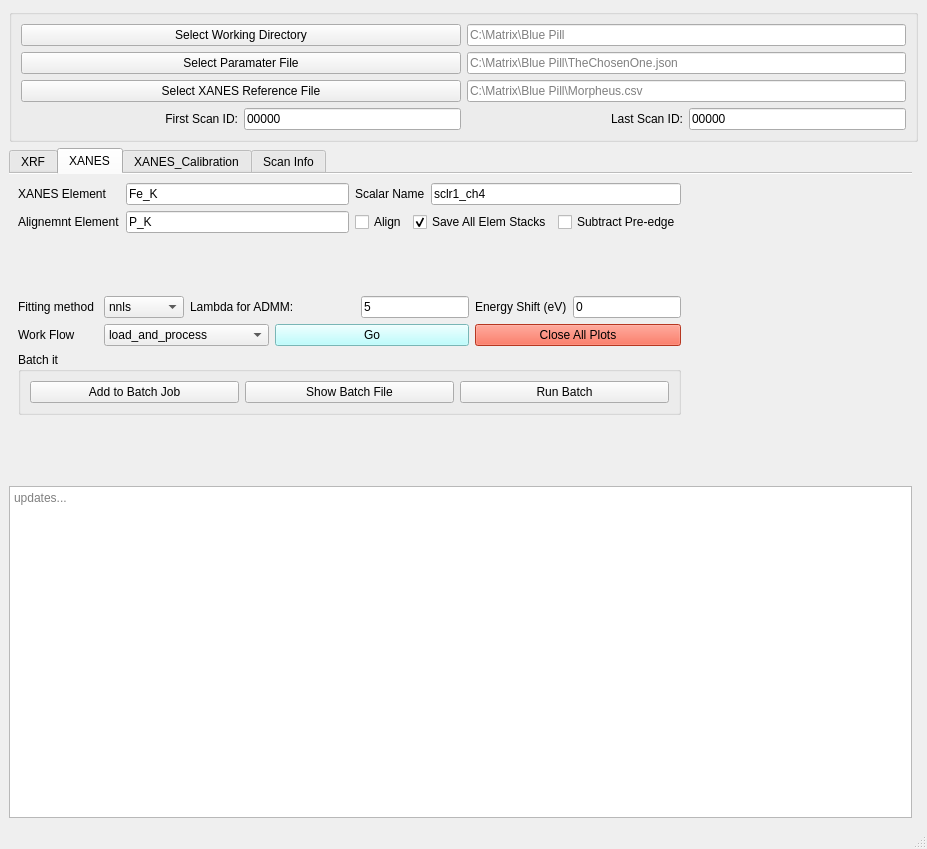
<?xml version="1.0" encoding="UTF-8"?>
<ui version="4.0">
 <author>Ajith</author>
 <class>MainWindow</class>
 <widget class="QMainWindow" name="MainWindow">
  <property name="geometry">
   <rect>
    <x>0</x>
    <y>0</y>
    <width>927</width>
    <height>849</height>
   </rect>
  </property>
  <property name="windowTitle">
   <string>MainWindow</string>
  </property>
  <widget class="QWidget" name="centralwidget">
   <property name="styleSheet">
    <string notr="true">font: 12pt &quot;Segoe UI&quot;;</string>
   </property>
   <layout class="QGridLayout" name="gridLayout_14">
    <item row="4" column="0">
     <widget class="QPlainTextEdit" name="pte_status">
      <property name="autoFillBackground">
       <bool>false</bool>
      </property>
      <property name="styleSheet">
       <string notr="true">font: 8pt &quot;Consolas&quot;;</string>
      </property>
      <property name="placeholderText">
       <string>updates...</string>
      </property>
     </widget>
    </item>
    <item row="0" column="0" colspan="2">
     <widget class="QGroupBox" name="groupBox">
      <property name="sizePolicy">
       <sizepolicy hsizetype="Preferred" vsizetype="Preferred">
        <horstretch>0</horstretch>
        <verstretch>0</verstretch>
       </sizepolicy>
      </property>
      <property name="styleSheet">
       <string notr="true"/>
      </property>
      <property name="title">
       <string/>
      </property>
      <layout class="QGridLayout" name="gridLayout_7">
       <item row="0" column="0">
        <layout class="QGridLayout" name="gridLayout_4">
         <item row="2" column="1">
          <widget class="QLineEdit" name="le_ref">
           <property name="sizePolicy">
            <sizepolicy hsizetype="Preferred" vsizetype="Fixed">
             <horstretch>0</horstretch>
             <verstretch>0</verstretch>
            </sizepolicy>
           </property>
           <property name="placeholderText">
            <string>C:\Matrix\Blue Pill\Morpheus.csv</string>
           </property>
          </widget>
         </item>
         <item row="0" column="1">
          <widget class="QLineEdit" name="le_wd">
           <property name="sizePolicy">
            <sizepolicy hsizetype="Preferred" vsizetype="Fixed">
             <horstretch>0</horstretch>
             <verstretch>0</verstretch>
            </sizepolicy>
           </property>
           <property name="placeholderText">
            <string>C:\Matrix\Blue Pill</string>
           </property>
          </widget>
         </item>
         <item row="0" column="0" rowspan="3">
          <layout class="QGridLayout" name="gridLayout_2">
           <item row="0" column="0">
            <widget class="QPushButton" name="pb_wd">
             <property name="sizePolicy">
              <sizepolicy hsizetype="Preferred" vsizetype="Minimum">
               <horstretch>0</horstretch>
               <verstretch>0</verstretch>
              </sizepolicy>
             </property>
             <property name="text">
              <string>Select Working Directory</string>
             </property>
            </widget>
           </item>
           <item row="1" column="0">
            <widget class="QPushButton" name="pb_param">
             <property name="sizePolicy">
              <sizepolicy hsizetype="Preferred" vsizetype="Minimum">
               <horstretch>0</horstretch>
               <verstretch>0</verstretch>
              </sizepolicy>
             </property>
             <property name="text">
              <string>Select Paramater File</string>
             </property>
            </widget>
           </item>
           <item row="2" column="0">
            <widget class="QPushButton" name="pb_ref">
             <property name="sizePolicy">
              <sizepolicy hsizetype="Preferred" vsizetype="Minimum">
               <horstretch>0</horstretch>
               <verstretch>0</verstretch>
              </sizepolicy>
             </property>
             <property name="text">
              <string>Select XANES Reference File</string>
             </property>
            </widget>
           </item>
          </layout>
         </item>
         <item row="1" column="1">
          <widget class="QLineEdit" name="le_param">
           <property name="sizePolicy">
            <sizepolicy hsizetype="Preferred" vsizetype="Fixed">
             <horstretch>0</horstretch>
             <verstretch>0</verstretch>
            </sizepolicy>
           </property>
           <property name="placeholderText">
            <string>C:\Matrix\Blue Pill\TheChosenOne.json</string>
           </property>
          </widget>
         </item>
        </layout>
       </item>
       <item row="1" column="0">
        <layout class="QHBoxLayout" name="horizontalLayout">
         <item>
          <widget class="QLabel" name="label">
           <property name="text">
            <string>First Scan ID:</string>
           </property>
           <property name="alignment">
            <set>Qt::AlignRight|Qt::AlignTrailing|Qt::AlignVCenter</set>
           </property>
          </widget>
         </item>
         <item>
          <widget class="QLineEdit" name="le_startid">
           <property name="sizePolicy">
            <sizepolicy hsizetype="Preferred" vsizetype="Fixed">
             <horstretch>0</horstretch>
             <verstretch>0</verstretch>
            </sizepolicy>
           </property>
           <property name="text">
            <string>00000</string>
           </property>
           <property name="placeholderText">
            <string>00000</string>
           </property>
          </widget>
         </item>
         <item>
          <widget class="QLabel" name="label_2">
           <property name="text">
            <string>Last Scan ID:</string>
           </property>
           <property name="alignment">
            <set>Qt::AlignRight|Qt::AlignTrailing|Qt::AlignVCenter</set>
           </property>
          </widget>
         </item>
         <item>
          <widget class="QLineEdit" name="le_lastid">
           <property name="sizePolicy">
            <sizepolicy hsizetype="Preferred" vsizetype="Fixed">
             <horstretch>0</horstretch>
             <verstretch>0</verstretch>
            </sizepolicy>
           </property>
           <property name="text">
            <string>00000</string>
           </property>
           <property name="placeholderText">
            <string>00000</string>
           </property>
          </widget>
         </item>
        </layout>
       </item>
      </layout>
     </widget>
    </item>
    <item row="3" column="0">
     <widget class="QTabWidget" name="tabWidget">
      <property name="autoFillBackground">
       <bool>false</bool>
      </property>
      <property name="styleSheet">
       <string notr="true">font: 11pt &quot;MS Shell Dlg 2&quot;;</string>
      </property>
      <property name="currentIndex">
       <number>1</number>
      </property>
      <property name="documentMode">
       <bool>true</bool>
      </property>
      <widget class="QWidget" name="tab_2">
       <attribute name="title">
        <string>XRF</string>
       </attribute>
       <layout class="QGridLayout" name="gridLayout_13">
        <item row="3" column="0">
         <widget class="QGroupBox" name="groupBox_2">
          <property name="title">
           <string>Live XRF Processing</string>
          </property>
          <layout class="QGridLayout" name="gridLayout_10">
           <item row="0" column="3">
            <widget class="QSpinBox" name="sb_buffer_time">
             <property name="suffix">
              <string> seconds</string>
             </property>
             <property name="minimum">
              <number>1</number>
             </property>
             <property name="maximum">
              <number>100000</number>
             </property>
             <property name="singleStep">
              <number>10</number>
             </property>
             <property name="value">
              <number>200</number>
             </property>
            </widget>
           </item>
           <item row="0" column="6">
            <spacer name="horizontalSpacer_6">
             <property name="orientation">
              <enum>Qt::Horizontal</enum>
             </property>
             <property name="sizeHint" stdset="0">
              <size>
               <width>40</width>
               <height>20</height>
              </size>
             </property>
            </spacer>
           </item>
           <item row="0" column="2">
            <widget class="QLabel" name="label_13">
             <property name="text">
              <string>Buffer time</string>
             </property>
            </widget>
           </item>
           <item row="0" column="1">
            <layout class="QGridLayout" name="gridLayout_9">
             <item row="0" column="0">
              <widget class="QPushButton" name="pb_live">
               <property name="styleSheet">
                <string notr="true">background-color: rgb(255, 93, 29);
font: 75 12pt &quot;MS Shell Dlg 2&quot;;
</string>
               </property>
               <property name="text">
                <string>Start Live</string>
               </property>
              </widget>
             </item>
            </layout>
           </item>
           <item row="0" column="0">
            <spacer name="horizontalSpacer_4">
             <property name="orientation">
              <enum>Qt::Horizontal</enum>
             </property>
             <property name="sizeHint" stdset="0">
              <size>
               <width>40</width>
               <height>20</height>
              </size>
             </property>
            </spacer>
           </item>
          </layout>
         </widget>
        </item>
        <item row="1" column="0">
         <layout class="QGridLayout" name="gridLayout_12">
          <item row="0" column="0">
           <layout class="QGridLayout" name="gridLayout_8">
            <item row="0" column="0">
             <widget class="QRadioButton" name="rb_make_hdf">
              <property name="text">
               <string>Make HDF</string>
              </property>
              <property name="checked">
               <bool>true</bool>
              </property>
              <property name="autoExclusive">
               <bool>false</bool>
              </property>
             </widget>
            </item>
           </layout>
          </item>
          <item row="0" column="3">
           <widget class="QPushButton" name="pb_open_pyxrf">
            <property name="sizePolicy">
             <sizepolicy hsizetype="Maximum" vsizetype="Maximum">
              <horstretch>0</horstretch>
              <verstretch>0</verstretch>
             </sizepolicy>
            </property>
            <property name="styleSheet">
             <string notr="true">background-color: rgb(255, 221, 98);</string>
            </property>
            <property name="text">
             <string>Open PyXRF GUI</string>
            </property>
           </widget>
          </item>
          <item row="0" column="2">
           <spacer name="horizontalSpacer_3">
            <property name="orientation">
             <enum>Qt::Horizontal</enum>
            </property>
            <property name="sizeHint" stdset="0">
             <size>
              <width>40</width>
              <height>20</height>
             </size>
            </property>
           </spacer>
          </item>
          <item row="0" column="1">
           <widget class="QRadioButton" name="rb_xrf_fit">
            <property name="text">
             <string>XRF Fitting</string>
            </property>
            <property name="checked">
             <bool>true</bool>
            </property>
            <property name="autoExclusive">
             <bool>false</bool>
            </property>
           </widget>
          </item>
         </layout>
        </item>
        <item row="0" column="0">
         <widget class="QGroupBox" name="groupBox_3">
          <property name="title">
           <string>XRF Batch Processing</string>
          </property>
          <layout class="QGridLayout" name="gridLayout_11">
           <item row="0" column="0">
            <layout class="QGridLayout" name="gridLayout_6">
             <item row="0" column="0">
              <widget class="QLabel" name="label_10">
               <property name="text">
                <string>Scalar Name:</string>
               </property>
              </widget>
             </item>
             <item row="0" column="2" colspan="2">
              <widget class="QPushButton" name="pb_xrf_start">
               <property name="styleSheet">
                <string notr="true">background-color: rgb(85, 255, 127);</string>
               </property>
               <property name="text">
                <string>Start Batch Processing</string>
               </property>
              </widget>
             </item>
             <item row="0" column="1">
              <widget class="QLineEdit" name="le_sclr_2">
               <property name="text">
                <string>sclr1_ch4</string>
               </property>
               <property name="placeholderText">
                <string>Fe_K</string>
               </property>
              </widget>
             </item>
            </layout>
           </item>
          </layout>
         </widget>
        </item>
        <item row="2" column="0">
         <spacer name="verticalSpacer_2">
          <property name="orientation">
           <enum>Qt::Vertical</enum>
          </property>
          <property name="sizeHint" stdset="0">
           <size>
            <width>20</width>
            <height>40</height>
           </size>
          </property>
         </spacer>
        </item>
       </layout>
      </widget>
      <widget class="QWidget" name="tab">
       <attribute name="title">
        <string>XANES</string>
       </attribute>
       <layout class="QGridLayout" name="gridLayout_23">
        <item row="0" column="0">
         <widget class="QLabel" name="label_3">
          <property name="text">
           <string>XANES Element </string>
          </property>
         </widget>
        </item>
        <item row="0" column="1">
         <widget class="QLineEdit" name="xanes_elem">
          <property name="text">
           <string>Fe_K</string>
          </property>
          <property name="placeholderText">
           <string>Fe_K</string>
          </property>
         </widget>
        </item>
        <item row="1" column="0">
         <widget class="QLabel" name="label_4">
          <property name="text">
           <string>Alignemnt Element</string>
          </property>
         </widget>
        </item>
        <item row="1" column="1">
         <widget class="QLineEdit" name="alignment_elem">
          <property name="text">
           <string>P_K</string>
          </property>
          <property name="placeholderText">
           <string>Pt_L</string>
          </property>
         </widget>
        </item>
        <item row="1" column="2" colspan="2">
         <layout class="QGridLayout" name="gridLayout_3">
          <item row="0" column="0">
           <widget class="QCheckBox" name="cb_align">
            <property name="text">
             <string>Align</string>
            </property>
           </widget>
          </item>
          <item row="0" column="2">
           <widget class="QCheckBox" name="ch_b_baseline">
            <property name="sizePolicy">
             <sizepolicy hsizetype="Fixed" vsizetype="Fixed">
              <horstretch>0</horstretch>
              <verstretch>0</verstretch>
             </sizepolicy>
            </property>
            <property name="text">
             <string>Subtract Pre-edge</string>
            </property>
           </widget>
          </item>
          <item row="0" column="1">
           <widget class="QCheckBox" name="ch_b_save_all_tiffs">
            <property name="text">
             <string>Save All Elem Stacks</string>
            </property>
            <property name="checked">
             <bool>true</bool>
            </property>
           </widget>
          </item>
         </layout>
        </item>
        <item row="0" column="3">
         <widget class="QLineEdit" name="le_sclr">
          <property name="text">
           <string>sclr1_ch4</string>
          </property>
          <property name="placeholderText">
           <string>Fe_K</string>
          </property>
         </widget>
        </item>
        <item row="0" column="2">
         <widget class="QLabel" name="label_8">
          <property name="text">
           <string>Scalar Name</string>
          </property>
         </widget>
        </item>
        <item row="3" column="0" colspan="4">
         <layout class="QGridLayout" name="gridLayout">
          <item row="0" column="0">
           <widget class="QLabel" name="label_5">
            <property name="sizePolicy">
             <sizepolicy hsizetype="Preferred" vsizetype="Preferred">
              <horstretch>0</horstretch>
              <verstretch>0</verstretch>
             </sizepolicy>
            </property>
            <property name="text">
             <string>Fitting method</string>
            </property>
           </widget>
          </item>
          <item row="0" column="2" colspan="2">
           <widget class="QLabel" name="label_7">
            <property name="sizePolicy">
             <sizepolicy hsizetype="Preferred" vsizetype="Preferred">
              <horstretch>0</horstretch>
              <verstretch>0</verstretch>
             </sizepolicy>
            </property>
            <property name="text">
             <string>Lambda for ADMM:</string>
            </property>
           </widget>
          </item>
          <item row="0" column="4">
           <widget class="QLineEdit" name="nnls_lamda">
            <property name="sizePolicy">
             <sizepolicy hsizetype="Preferred" vsizetype="Preferred">
              <horstretch>0</horstretch>
              <verstretch>0</verstretch>
             </sizepolicy>
            </property>
            <property name="focusPolicy">
             <enum>Qt::StrongFocus</enum>
            </property>
            <property name="text">
             <string>5</string>
            </property>
            <property name="placeholderText">
             <string>Lambda for ADMM</string>
            </property>
           </widget>
          </item>
          <item row="0" column="1">
           <widget class="QComboBox" name="cb_fittin_method">
            <property name="sizePolicy">
             <sizepolicy hsizetype="Preferred" vsizetype="Preferred">
              <horstretch>0</horstretch>
              <verstretch>0</verstretch>
             </sizepolicy>
            </property>
            <item>
             <property name="text">
              <string>nnls</string>
             </property>
            </item>
            <item>
             <property name="text">
              <string>admm</string>
             </property>
            </item>
           </widget>
          </item>
          <item row="1" column="0">
           <widget class="QLabel" name="label_6">
            <property name="text">
             <string>Work Flow</string>
            </property>
           </widget>
          </item>
          <item row="0" column="6">
           <widget class="QLineEdit" name="energy_shift">
            <property name="sizePolicy">
             <sizepolicy hsizetype="Preferred" vsizetype="Preferred">
              <horstretch>0</horstretch>
              <verstretch>0</verstretch>
             </sizepolicy>
            </property>
            <property name="focusPolicy">
             <enum>Qt::StrongFocus</enum>
            </property>
            <property name="text">
             <string>0</string>
            </property>
            <property name="placeholderText">
             <string>Lambda for ADMM</string>
            </property>
           </widget>
          </item>
          <item row="0" column="5">
           <widget class="QLabel" name="label_9">
            <property name="sizePolicy">
             <sizepolicy hsizetype="Preferred" vsizetype="Preferred">
              <horstretch>0</horstretch>
              <verstretch>0</verstretch>
             </sizepolicy>
            </property>
            <property name="text">
             <string>Energy Shift (eV)</string>
            </property>
           </widget>
          </item>
          <item row="1" column="3" colspan="2">
           <widget class="QPushButton" name="pb_start">
            <property name="styleSheet">
             <string notr="true">font: 12pt &quot;MS Shell Dlg 2&quot;;
background-color: rgb(170, 255, 255);</string>
            </property>
            <property name="text">
             <string>Go</string>
            </property>
           </widget>
          </item>
          <item row="1" column="5" colspan="2">
           <widget class="QPushButton" name="pb_close_plots">
            <property name="styleSheet">
             <string notr="true">background-color: rgb(255, 77, 46);
color: rgb(0, 0, 0);
font: 75 10pt &quot;MS Shell Dlg 2&quot;;</string>
            </property>
            <property name="text">
             <string>Close All Plots</string>
            </property>
           </widget>
          </item>
          <item row="1" column="1" colspan="2">
           <widget class="QComboBox" name="cb_process">
            <property name="sizePolicy">
             <sizepolicy hsizetype="Expanding" vsizetype="Fixed">
              <horstretch>0</horstretch>
              <verstretch>0</verstretch>
             </sizepolicy>
            </property>
            <item>
             <property name="text">
              <string>load_and_process</string>
             </property>
            </item>
            <item>
             <property name="text">
              <string>process</string>
             </property>
            </item>
            <item>
             <property name="text">
              <string>build_xanes_map</string>
             </property>
            </item>
           </widget>
          </item>
         </layout>
        </item>
        <item row="3" column="4">
         <spacer name="horizontalSpacer_2">
          <property name="orientation">
           <enum>Qt::Horizontal</enum>
          </property>
          <property name="sizeHint" stdset="0">
           <size>
            <width>49</width>
            <height>20</height>
           </size>
          </property>
         </spacer>
        </item>
        <item row="4" column="0" colspan="4">
         <widget class="QGroupBox" name="groupBox_5">
          <property name="title">
           <string>Batch it</string>
          </property>
          <layout class="QGridLayout" name="gridLayout_5">
           <item row="0" column="0">
            <widget class="QPushButton" name="pb_addTobBatch">
             <property name="text">
              <string>Add to Batch Job</string>
             </property>
            </widget>
           </item>
           <item row="0" column="1">
            <widget class="QPushButton" name="pb_showBatch">
             <property name="text">
              <string>Show Batch File</string>
             </property>
            </widget>
           </item>
           <item row="0" column="2">
            <widget class="QPushButton" name="pb_runBatch">
             <property name="text">
              <string>Run Batch</string>
             </property>
            </widget>
           </item>
          </layout>
         </widget>
        </item>
        <item row="2" column="1">
         <spacer name="verticalSpacer">
          <property name="orientation">
           <enum>Qt::Vertical</enum>
          </property>
          <property name="sizeHint" stdset="0">
           <size>
            <width>20</width>
            <height>40</height>
           </size>
          </property>
         </spacer>
        </item>
        <item row="5" column="0">
         <spacer name="verticalSpacer_5">
          <property name="orientation">
           <enum>Qt::Vertical</enum>
          </property>
          <property name="sizeHint" stdset="0">
           <size>
            <width>20</width>
            <height>40</height>
           </size>
          </property>
         </spacer>
        </item>
       </layout>
      </widget>
      <widget class="QWidget" name="tab_4">
       <attribute name="title">
        <string>XANES_Calibration</string>
       </attribute>
       <layout class="QGridLayout" name="gridLayout_22">
        <item row="0" column="1">
         <layout class="QGridLayout" name="gridLayout_19">
          <item row="0" column="0">
           <widget class="QLabel" name="label_12">
            <property name="text">
             <string>IC3</string>
            </property>
           </widget>
          </item>
          <item row="0" column="1">
           <widget class="QLineEdit" name="le_sclr4_calib">
            <property name="text">
             <string>sclr1_ch4</string>
            </property>
            <property name="placeholderText">
             <string>Fe_K</string>
            </property>
           </widget>
          </item>
         </layout>
        </item>
        <item row="0" column="0">
         <layout class="QGridLayout" name="gridLayout_18">
          <item row="0" column="0">
           <widget class="QLabel" name="label_11">
            <property name="text">
             <string>IC1</string>
            </property>
           </widget>
          </item>
          <item row="0" column="1">
           <widget class="QLineEdit" name="le_sclr2_calib">
            <property name="text">
             <string>sclr1_ch2</string>
            </property>
            <property name="placeholderText">
             <string>Fe_K</string>
            </property>
           </widget>
          </item>
         </layout>
        </item>
        <item row="0" column="3">
         <widget class="QPushButton" name="pb_xanes_calib">
          <property name="sizePolicy">
           <sizepolicy hsizetype="Preferred" vsizetype="Fixed">
            <horstretch>0</horstretch>
            <verstretch>0</verstretch>
           </sizepolicy>
          </property>
          <property name="styleSheet">
           <string notr="true">background-color: rgb(189, 255, 222);</string>
          </property>
          <property name="text">
           <string>Start Process</string>
          </property>
         </widget>
        </item>
        <item row="2" column="0">
         <spacer name="verticalSpacer_4">
          <property name="orientation">
           <enum>Qt::Vertical</enum>
          </property>
          <property name="sizeHint" stdset="0">
           <size>
            <width>20</width>
            <height>190</height>
           </size>
          </property>
         </spacer>
        </item>
        <item row="0" column="2">
         <spacer name="horizontalSpacer_7">
          <property name="orientation">
           <enum>Qt::Horizontal</enum>
          </property>
          <property name="sizeHint" stdset="0">
           <size>
            <width>40</width>
            <height>20</height>
           </size>
          </property>
         </spacer>
        </item>
        <item row="1" column="0" colspan="4">
         <layout class="QGridLayout" name="gridLayout_21">
          <item row="0" column="0">
           <layout class="QGridLayout" name="gridLayout_20">
            <item row="0" column="0">
             <widget class="QPushButton" name="pb_plot_calib">
              <property name="text">
               <string>Plot</string>
              </property>
             </widget>
            </item>
            <item row="0" column="1">
             <widget class="QRadioButton" name="rb_calib_derivative">
              <property name="text">
               <string>Derivative</string>
              </property>
             </widget>
            </item>
            <item row="0" column="2">
             <spacer name="horizontalSpacer">
              <property name="orientation">
               <enum>Qt::Horizontal</enum>
              </property>
              <property name="sizeHint" stdset="0">
               <size>
                <width>40</width>
                <height>20</height>
               </size>
              </property>
             </spacer>
            </item>
           </layout>
          </item>
          <item row="0" column="1">
           <widget class="QPushButton" name="pb_save_calib">
            <property name="sizePolicy">
             <sizepolicy hsizetype="Preferred" vsizetype="Fixed">
              <horstretch>0</horstretch>
              <verstretch>0</verstretch>
             </sizepolicy>
            </property>
            <property name="text">
             <string>Save  as txt</string>
            </property>
           </widget>
          </item>
         </layout>
        </item>
       </layout>
      </widget>
      <widget class="QWidget" name="tab_3">
       <attribute name="title">
        <string>Scan Info</string>
       </attribute>
       <layout class="QGridLayout" name="gridLayout_17">
        <item row="0" column="0">
         <widget class="QGroupBox" name="groupBox_4">
          <property name="title">
           <string/>
          </property>
          <layout class="QGridLayout" name="gridLayout_16">
           <item row="0" column="0">
            <layout class="QGridLayout" name="gridLayout_15">
             <item row="0" column="0">
              <widget class="QLabel" name="label_14">
               <property name="text">
                <string>Scan ID:</string>
               </property>
              </widget>
             </item>
             <item row="0" column="1">
              <widget class="QLineEdit" name="le_sid_meta">
               <property name="text">
                <string>00000</string>
               </property>
               <property name="placeholderText">
                <string>00000</string>
               </property>
              </widget>
             </item>
            </layout>
           </item>
           <item row="1" column="0">
            <widget class="QPushButton" name="pb_scan_meta">
             <property name="text">
              <string>Show Scan Metadata</string>
             </property>
            </widget>
           </item>
           <item row="2" column="0">
            <widget class="QPushButton" name="pb_scan_dets">
             <property name="text">
              <string>Show Detectors Used</string>
             </property>
            </widget>
           </item>
          </layout>
         </widget>
        </item>
        <item row="0" column="1">
         <spacer name="horizontalSpacer_5">
          <property name="orientation">
           <enum>Qt::Horizontal</enum>
          </property>
          <property name="sizeHint" stdset="0">
           <size>
            <width>372</width>
            <height>20</height>
           </size>
          </property>
         </spacer>
        </item>
        <item row="1" column="0">
         <spacer name="verticalSpacer_3">
          <property name="orientation">
           <enum>Qt::Vertical</enum>
          </property>
          <property name="sizeHint" stdset="0">
           <size>
            <width>20</width>
            <height>133</height>
           </size>
          </property>
         </spacer>
        </item>
       </layout>
      </widget>
     </widget>
    </item>
   </layout>
  </widget>
  <widget class="QMenuBar" name="menubar">
   <property name="geometry">
    <rect>
     <x>0</x>
     <y>0</y>
     <width>927</width>
     <height>26</height>
    </rect>
   </property>
  </widget>
  <widget class="QStatusBar" name="statusbar"/>
 </widget>
 <resources/>
 <connections/>
</ui>
